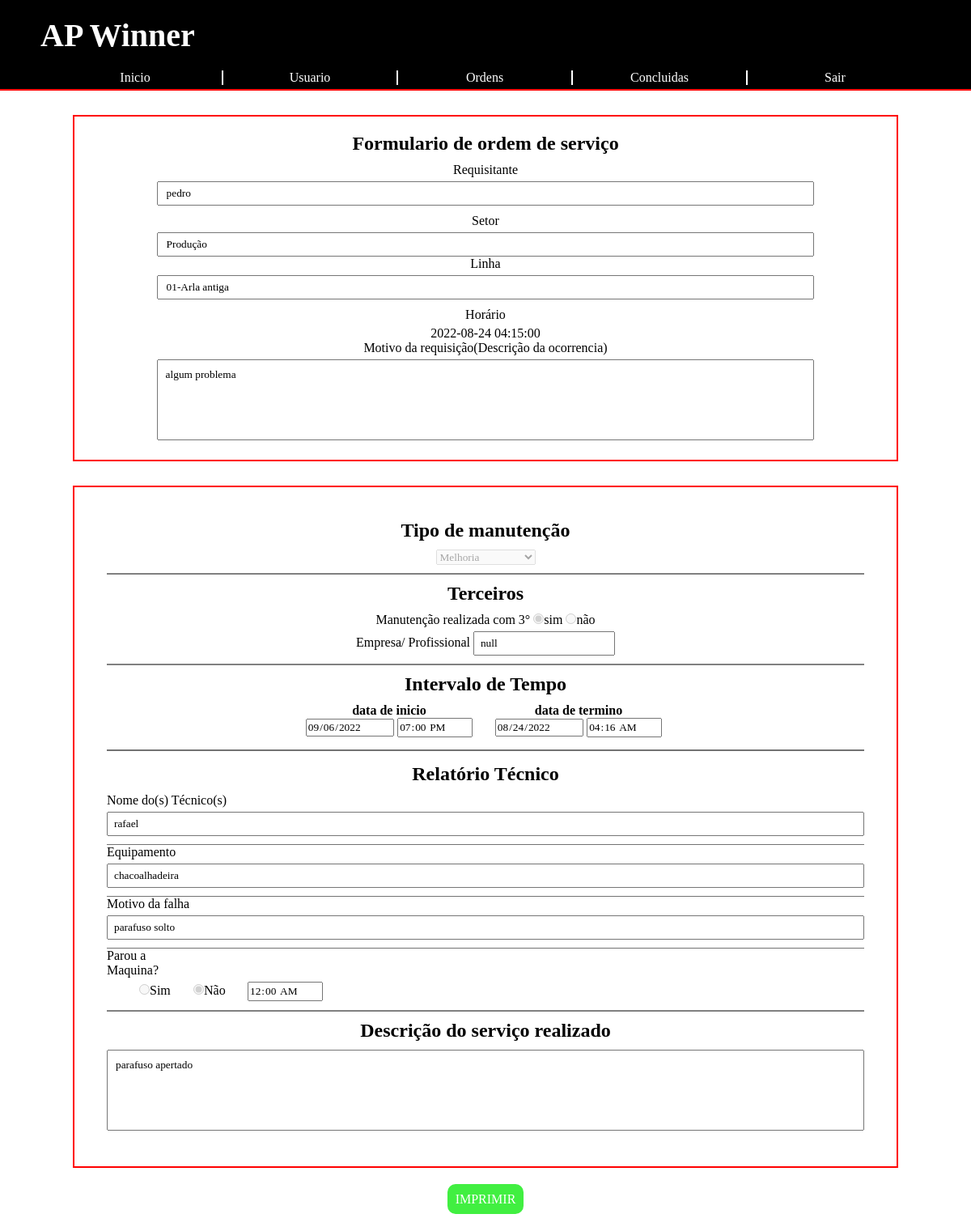
Page /ordem.php?id=8 on the committed database.
### tables this page shows
CREATE TABLE `ordemservico` (
  `id` int(11) NOT NULL,
  `nomeRequisitante` varchar(80) NOT NULL,
  `setor` varchar(20) NOT NULL,
  `linhaProducao` varchar(40) DEFAULT NULL,
  `dataRequisicao` datetime NOT NULL,
  `tipoManutencao` varchar(20) NOT NULL,
  `nomeManutencao` varchar(50) NOT NULL,
  `dataInicio` datetime NOT NULL,
  `dataTermino` datetime NOT NULL,
  `parteProblema` varchar(50) NOT NULL,
  `motivoProblema` text NOT NULL,
  `descricaoRequisicao` text NOT NULL,
  `solucao` text NOT NULL,
  `tempo_parada` time NOT NULL,
  `nomeTerceiros` varchar(30) DEFAULT NULL,
  `concluido` int(1) NOT NULL DEFAULT 0
);

### php/mostrarTudo.php (the view, shortened to what this page needs)
<?php
    include 'config.php';
    $id = $_GET['id'];
    $sql = "SELECT * FROM `ordemservico` WHERE id = $id LIMIT 1";
    $result = mysqli_query($conn, $sql);
    $linha = mysqli_fetch_array($result);
    $dataI= explode(" ",$linha['dataInicio']);
    $dataT= explode(" ",$linha['dataTermino']);
?>
<div class="OS">
<form class="relatorio" method="POST" action="php/edita_requisicao.php">
        <div class="Tipo_manutencao">
            <h2>Tipo de manutenção</h2>
            <select name="tipo_manutencao[]" disabled>
                <option value="Melhoria" <?php $linha['tipoManutencao']=='Melhoria'?print('selected'):print('');?>>Melhoria</option>
            </select>
        </div>
        <div class="terceiros">
            <h2>Terceiros</h2>
                <div>
                    <label>Manutenção realizada com 3°</label>
                    <input type="radio" value="sim_t" name="opt" disabled <?php $linha['nomeTerceiros']!=""?print'checked':''?>><label>sim</label>
                    <input type="radio" value="nao_t" name="opt" disabled <?php $linha['nomeTerceiros']==""?print'checked':''?>><label>não</label>
                </div>
                <div>
                    <label>Empresa/ Profissional</label>
                    <input type="text" name="terceiros" value="<?php echo $linha['nomeTerceiros']?>" readonly>
                </div>
        </div>
        <div class="tempoRequisicao">
            <h2>Intervalo de Tempo</h2>
            <div>
                <h4>data de inicio</h4>
                <input type="date" name="dataInicio" value="<?php echo($dataI[0])?>" readonly>
                <input type="time" name="horaInicio" value="<?php echo($dataI[1])?>" readonly>
            </div>
            <div>
                <h4>data de termino</h4>
                <input type="date" name="dataTermino" value="<?php echo($dataT[0])?>" readonly>
                <input type="time" name="horaTermino" value="<?php echo($dataT[1])?>" readonly>
            </div>
		</div>
        <div class="relatorio_tecnico">
            <h2>Relatório Técnico</h2>
            <div class="topico">
                <label>Nome do(s) Técnico(s)</label>
                <input type="text" name="nome_funcionario" value="<?php echo $linha['nomeManutencao']?>" readonly>
            </div>
            <div class="topico">
                <label>Equipamento</label>
                <input type="text" name="equipamento" value="<?php echo $linha['parteProblema']?>" readonly>
            </div>
            <div class="topico">
                <label>Motivo da falha</label>
                <input type="text" name="motivo_falha" value="<?php echo $linha['motivoProblema']?>" readonly>
            </div>
            <div class="parada_maquina">
                <label>Parou a Maquina?</label>
                <div class="conteiner-parada">
                    <input type="radio" value="sim_p" name="h_parada" disabled <?php $linha['tempo_parada']!="00:00:00"?print'checked':''?>><label>Sim</label >
                    <input type="radio" value="nao_p" name="h_parada" disabled <?php $linha['tempo_parada']=="00:00:00"?print'checked':''?>><label>Não</label >
                    <input type="time" name="tempo_parada" value="<?php echo $linha['tempo_parada']?>" readonly>
                </div>
            </div>
        </div>
        <div class="descricao-servico">
            <h2>Descrição do serviço realizado</h2>
            <textarea placeholder="digite aqui..." name="solucao" readonly><?php echo $linha['solucao']?></textarea>
        </div>
    </form>
</div>

### php/mostra_dados_req.php (shortened to what this page needs)
<?php
    include 'config.php';
    $id = $_GET['id'];
    $sql = "SELECT * FROM `ordemservico` WHERE id = $id LIMIT 1";
    $result = mysqli_query($conn, $sql);
    $linha = mysqli_fetch_array($result);
?>
	<section class="requisitante">
		<form>
			<h2>Formulario de ordem de serviço</h2>
			<div class="setor">
				<div><label>Requisitante</label></div>
				<div><input type="text" name="nome" value="<?php echo $linha['nomeRequisitante']?>" readonly></div>
			</div>
			<div class="setor">
				<div><label>Setor</label></div>
				<div><input type="text" name="nome" value="<?php echo $linha['setor']?>" readonly></div>
				<div><label>Linha</label></div>
				<div><input type="text" name="nome" value="<?php echo $linha['linhaProducao']?>" readonly></div>
			</div>
            <div>
                <div><label>Horário</label></div>
                <div><?php echo $linha['dataRequisicao']?></div>
            </div>
			<div class="setor">
				<div><label>Motivo da requisição(Descrição da ocorrencia)</label></div>
				<div><textarea name="descricao" id="descricao" readonly><?php echo $linha['descricaoRequisicao']?></textarea></div>
			</div>
		</form>
	</section>

### css/style.css (style rules this page uses)
* { margin:0; padding:0; font-family: calibri; box-sizing: border-box; }
form { box-sizing: border-box; width:85%; margin: 20px auto; text-align: center; border: 2px solid red; padding-top: 20px; padding-bottom: 10px; }
form h2 { padding-bottom: 10px; }
form .setor, form .data { padding-bottom: 10px; }
form label { display: inline-block; padding-bottom: 5px; }
form input[type=text][name=nome] { width: 80%; height: 30px; box-sizing: border-box; padding: 10px; }
form textarea { width: 80%; height: 100px; box-sizing: border-box; padding: 10px; resize: none; }
section.requisitante { width: 100%; max-width: 1280px; margin: 30px auto; }
.OS { width: 100%; max-width: 1280px; margin: 30px auto; }
form.relatorio { padding: 40px; }
.OS .Tipo_manutencao, .terceiros, .relatorio_tecnico { margin-bottom: 10px; padding-bottom: 10px; border-bottom: 2px solid gray; }
.terceiros input[type=text] { height: 30px; line-height: 30px; padding-left: 7px; }
.relatorio_tecnico h2 { text-align: center; }
.relatorio_tecnico { text-align: left; }
.relatorio_tecnico label { width: 150px; }
.parada_maquina label { width: 50px; }
.relatorio_tecnico input[type=text] { width: 100%; height: 30px; line-height: 30px; padding-left: 7px; }
.topico { padding-bottom: 10px; border-bottom: 1px solid rgb(114, 114, 114); }
.relatorio_tecnico .conteiner-parada { padding: 0 40px; }
.OS textarea { width: 100%; }
.tempoRequisicao { padding-bottom: 15px; margin-bottom:15px; border-bottom: 2px solid rgb(114, 114, 114); }
.tempoRequisicao > div { width: 25%; text-align: center; display: inline-block; margin-left: -4px; }

### rows in the picture
ordemservico: nome "pedro", nome "Produção", nome "01-Arla antiga", dataRequisicao "2022-08-24 04:15:00", descricao "algum problema", terceiros "null", dataInicio "09/06/2022", horaInicio "19:00:00", dataTermino "08/24/2022", horaTermino "04:16:00", nome_funcionario "rafael", equipamento "chacoalhadeira", motivo_falha "parafuso solto", tempo_parada "00:00:00", solucao "parafuso apertado"
